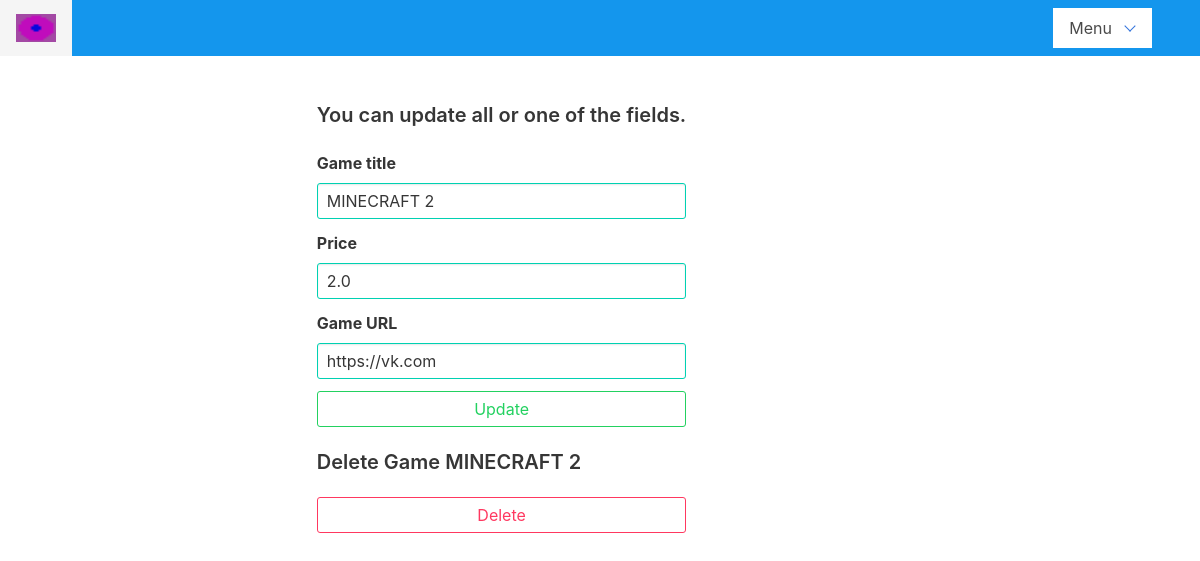
Screenshot of /developer/games/6/edit/ (signed in) with the database file from the repository.
### shop/models.py (models this page shows)
class Game(models.Model):
    title=models.CharField(max_length=30, null=False, blank=False, unique=False)
    price = models.FloatField(null=False, blank=False, unique=False)
    url = models.URLField(max_length=300, null=False, blank=False, unique=True)
    developer = models.ForeignKey(Developer, on_delete=models.CASCADE)

### shop/views.py (the view)
# urls.py: path('developer/games/<int:game_id>/edit/', views.edit_game, name='editgame'),
def edit_game(request, game_id):
    if request.method == "GET":
        user = request.user
        if not user.is_authenticated:
            return redirect("shop:login")
        if user.groups.filter(name="developers").count() == 0:
            return redirect("shop:index")
        game = get_object_or_404(Game, pk=game_id)
        if game.developer.user_id == user.id:
            return render(request, "shop/edit_game.html", {"game": game})
        else:
            return HttpResponse(status=500)
    else:
        return HttpResponse(status=500)

### shop/templates/shop/edit_game.html (shortened to what this page needs)
{% extends "shop/developer_base.html" %}
{% block content %}
    <div class="columns">
          <div class="column is-one-fifth">
          </div>
        <div class="column" >
            <h4 class="title is-5"> You can update all or one of the fields.</h4>
            <form action="{% url 'shop:updategame' game.id %}" method="post">
                <div class="field">
                  <div class="control">
                    <label class="label">Game title</label>
                    <input class="input is-primary" placeholder="" value="{{ game.title }}" type="text" name="title">
                  </div>
                </div>
                <div class="field">
                  <div class="control">
                    <label class="label">Price</label>
                    <input class="input is-primary" value="{{ game.price }}" type="number" name="price">
                  </div>
                </div>
                <div class="field">
                  <div class="control">
                      <label class="label">Game URL</label>
                    <input class="input is-primary" value="{{ game.url }}" type="text" name="url">
                  </div>
                </div>
                <div class="field">
                  <div class="control">
                    <button class="button is-success is-outlined is-fullwidth" type="submit" value="Update">Update</button>&nbsp;
                  </div>
                </div>
            </form>
            <h3 class="title is-5">Delete Game {{ game.title }}</h3>
            <form action="{% url 'shop:deletegame' game.id %}" method="post">
                 <button class="button is-danger is-outlined is-fullwidth" type="submit" name="delete" value="Delete">Delete</button>&nbsp;
            </form>
         </div>
        <div class="column ">
          </div>
    </div>
{% endblock content %}

### rows the page displays
Game: title "MINECRAFT 2", price "2.0", url "https://vk.com"
